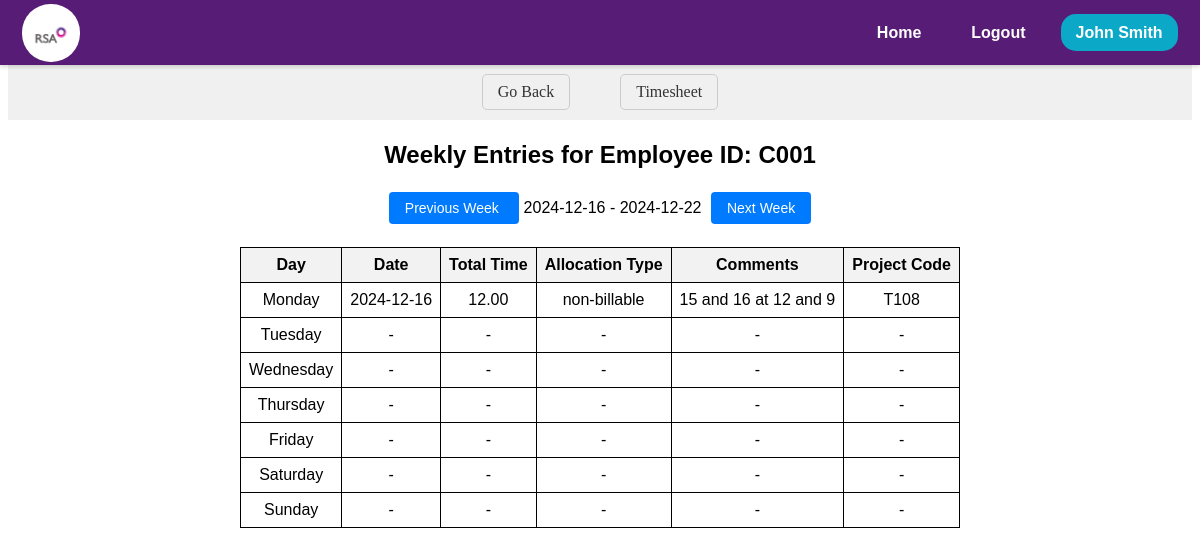
Page /timesheet/manage_repotree/employee_entries/C001 (signed in) on the earlier database version.
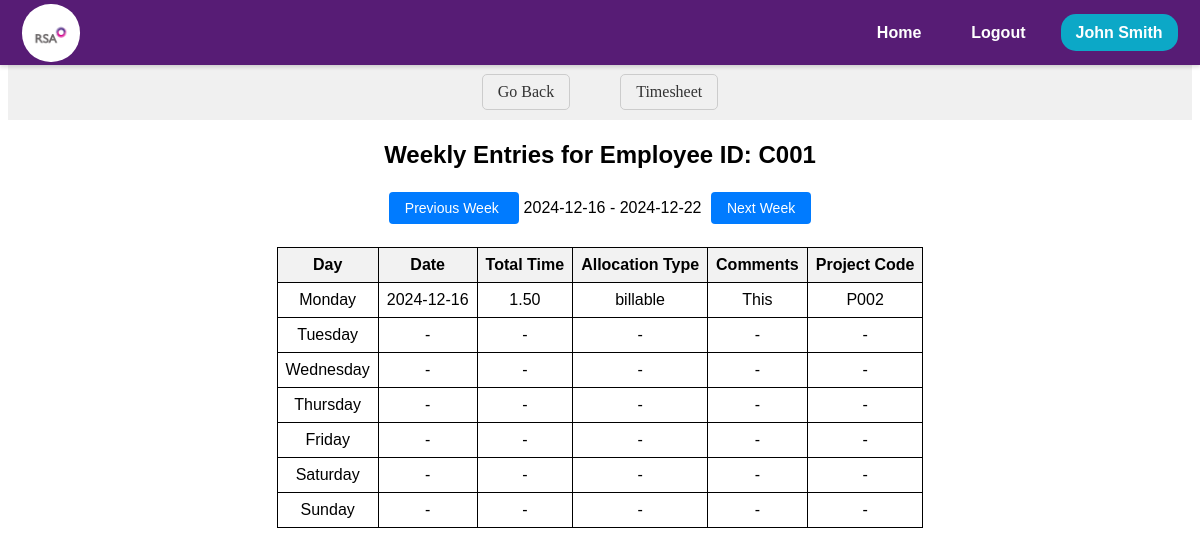
Same page on the later database version.
### models.py (models this page shows, shortened)
class TimesheetEntry(db.Model):
    __tablename__ = 'timesheet_entries'
    Uniq_ID = db.Column(db.String(255), primary_key=True)
    EmpID = db.Column(db.String(10), nullable=False)
    DateofEntry = db.Column(db.Date, nullable=False)
    StartTime = db.Column(db.String(255))
    EndTime = db.Column(db.String(255))
    Hours = db.Column(db.Float)
    Minutes = db.Column(db.Float)
    AllocationType = db.Column(db.String(50))
    Category1 = db.Column(db.String(50))
    Category2 = db.Column(db.String(50))
    Category3 = db.Column(db.String(50))
    ProjectCode = db.Column(db.String(10))
    Category5 = db.Column(db.String(50))
    Category6 = db.Column(db.String(50))
    Comment = db.Column(db.String(255))
    Team = db.Column(db.String(255), nullable=False)
    Status = db.Column(db.String(20))
    SubmitDate = db.Column(db.DateTime, default=lambda: datetime.now(timezone.utc))
    RecordType = db.Column(db.String(50))
    WO_Percent = db.Column(db.Float)
    WO_Units = db.Column(db.Integer)
    NetUnits = db.Column(db.Integer)
    BaseRate = db.Column(db.Float)
    Billed_Label = db.Column(db.String(50))
    WOFF_Reason = db.Column(db.String(255))
    LastUploadDate = db.Column(db.DateTime, onupdate=lambda: datetime.now(timezone.utc))
    LastUpdatedBy = db.Column(db.String(50))
    InvNum =db.Column(db.Float)
    FinalRate = db.Column(db.Float)
    SSMA_TimeStamp = db.Column(db.DateTime )

### app.py (the view)
@app.route('/timesheet/manage_repotree/employee_entries/<emp_id>')
@login_required
def employee_entries(emp_id):
    selected_date_str = request.args.get('selected_date', datetime.utcnow().strftime('%Y-%m-%d'))
    selected_date = datetime.strptime(selected_date_str, '%Y-%m-%d').date()
    week_start = selected_date - timedelta(days=selected_date.weekday())
    week_end = week_start + timedelta(days=6)
    entries = TimesheetEntry.query.filter(
        TimesheetEntry.EmpID == emp_id,
        TimesheetEntry.DateofEntry >= week_start,
        TimesheetEntry.DateofEntry <= week_end
    ).all()
    entries_by_date = []
    for entry in entries:
        entry_data = {
            'date': entry.DateofEntry,
            'day': entry.DateofEntry.strftime('%A'),
            'hours': entry.Hours,
            'minutes': entry.Minutes,
            'allocation_type': entry.AllocationType,
            'comments': entry.Comment,
            'project_code': entry.ProjectCode
        }
        entries_by_date.append(entry_data)
    prev_week_date = week_start - timedelta(days=7)
    next_week_date = week_start + timedelta(days=7)
    return render_template(
        'timesheet/timesheet-manager/employee_entries.html',
        emp_id=emp_id,
        entries_by_date=entries_by_date,
        week_start=week_start,
        week_end=week_end,
        prev_week_date=prev_week_date,
        next_week_date=next_week_date,
         user=current_user
    )

### app.py (called while the page is built)
@app.before_request
def session_management():
    session.permanent = True

@login_manager.user_loader
def load_user(user_id):
    session = db.session
    return session.get(EMPWD, user_id)

### templates/timesheet/timesheet-manager/employee_entries.html (shortened to what this page needs)
<!DOCTYPE html>
<html lang="en">
  <head>
    <link
      rel="stylesheet"
      href="{{ url_for('static', filename='css/timesheet/employee_entries/employee_entries.css') }}"
    />
  </head>
  <body>
    {% include 'navbar/navbar.html' %}
    <nav class="ts-nav-container">
      <div class="ts-nav-center">
        <a onclick="history.back(-1)" class="ts-nav-link">Go Back</a>
        <a href="/timesheet" class="ts-nav-link">Timesheet</a>
      </div>
    </nav>
    <div class="ts-manager-emp-body">
      <div class="ts-manager-emp-entries-container">
        <h1 class="ts-manager-emp-entries-header">
          Weekly Entries for Employee ID: {{ emp_id }}
        </h1>
        <div class="ts-manager-emp-entries-navigation">
          <a
            href="{{ url_for('employee_entries', emp_id=emp_id, selected_date=prev_week_date) }}"
            class="ts-manager-emp-entries-btn"
          >
            Previous Week
          </a>
          <span>{{ week_start }} - {{ week_end }}</span>
          <a
            href="{{ url_for('employee_entries', emp_id=emp_id, selected_date=next_week_date) }}"
            class="ts-manager-emp-entries-btn"
          >
            Next Week
          </a>
        </div>
        <table class="ts-manager-emp-entries-table">
          <tr>
            <th>Day</th>
            <th>Date</th>
            <th>Total Time</th>
            <th>Allocation Type</th>
            <th>Comments</th>
            <th>Project Code</th>
          </tr>
          {% for day in ["Monday", "Tuesday", "Wednesday", "Thursday", "Friday",
          "Saturday", "Sunday"] %}
          <tr>
            <td>{{ day }}</td>
            {% set entry = entries_by_date | selectattr('day', 'equalto', day) |
            first %} {% if entry %}
            <td>{{ entry.date }}</td>
            <td>{{"%.2f" | format(entry.hours + (entry.minutes/60))}}</td>
            <td>{{ entry.allocation_type }}</td>
            <td>{{ entry.comments }}</td>
            <td>{{ entry.project_code }}</td>
            {% else %}
            <td>-</td>
            <td>-</td>
            <td>-</td>
            <td>-</td>
            <td>-</td>
            {% endif %}
          </tr>
          {% endfor %}
        </table>
      </div>
    </div>
  </body>
</html>

Differences in the rows shown:
removed TimesheetEntry: date "2024-12-16", entry.hours+(entry.minutes/60) "12.00", allocation_type "non-billable", comments "15 and 16 at 12 and 9", project_code "T108"
added TimesheetEntry: date "2024-12-16", entry.hours+(entry.minutes/60) "1.50", allocation_type "billable", comments "This", project_code "P002"
Other differences:
new list line: "Monday"
list line gone: "Monday"
